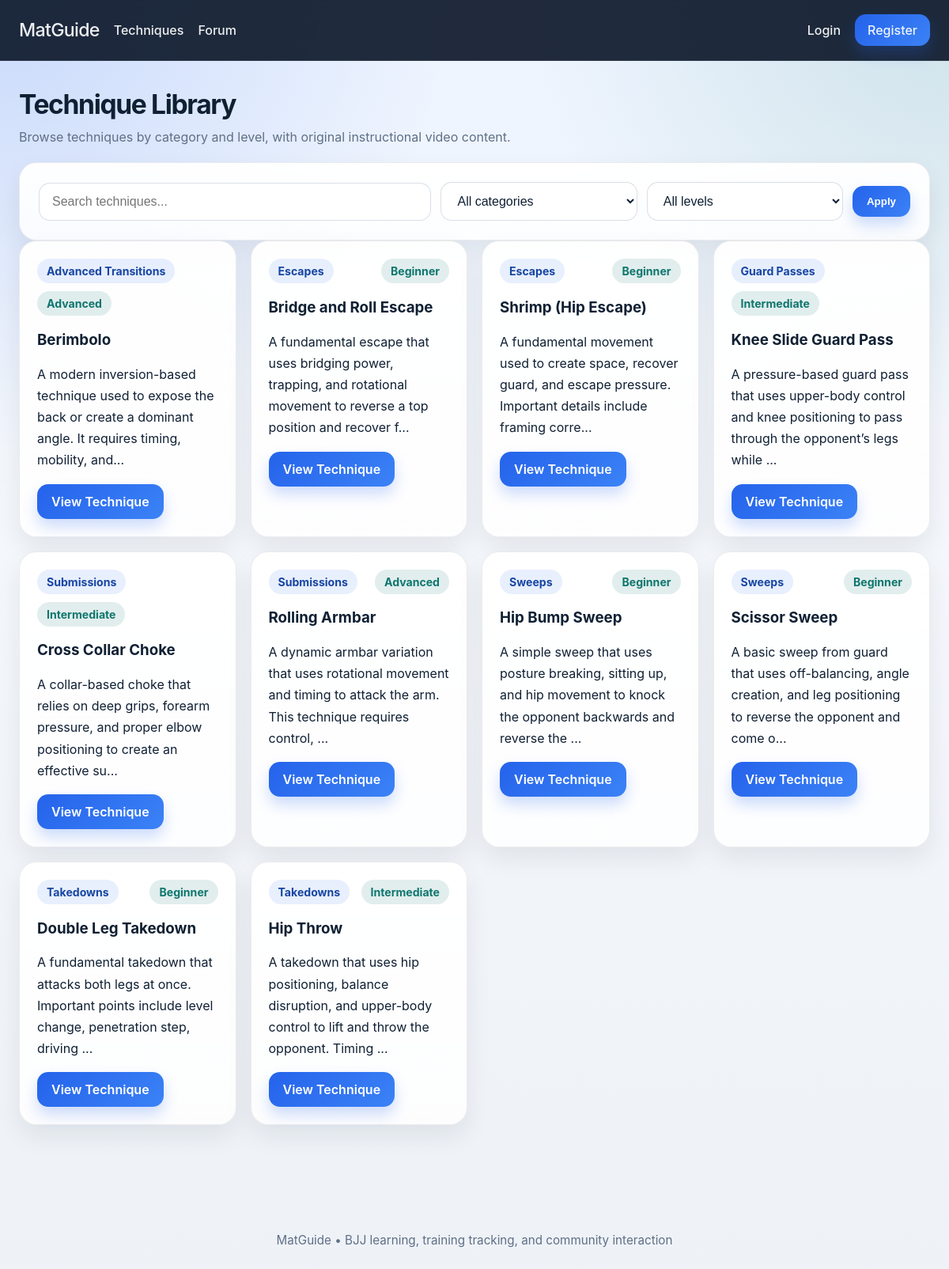
The app's page /techniques with its own data.
### models.py (models this page shows)
class Technique(db.Model):
    id = db.Column(db.Integer, primary_key=True)
    name = db.Column(db.String(120), unique=True, nullable=False)
    category = db.Column(db.String(120), nullable=False)
    level = db.Column(db.String(50), nullable=False)
    description = db.Column(db.Text, nullable=False)
    youtube_url = db.Column(db.String(500), nullable=True)
    threads = db.relationship("ForumThread", backref="related_technique", lazy=True)

### app.py (the view, shortened to what this page needs)
    @app.route("/techniques")
    def techniques():
        search_query = request.args.get("q", "").strip()
        category_filter = request.args.get("category", "").strip()
        level_filter = request.args.get("level", "").strip()
        query = Technique.query
        if category_filter:
            query = query.filter(Technique.category == category_filter)
        if level_filter:
            query = query.filter(Technique.level == level_filter)
        techniques_list = query.order_by(
            Technique.category.asc(),
            Technique.name.asc()
        ).all()
        categories = sorted({tech.category for tech in Technique.query.all()})
        levels = ["Beginner", "Intermediate", "Advanced"]
        return render_template(
            "techniques.html",
            techniques=techniques_list,
            search_query=search_query,
            categories=categories,
            levels=levels,
            category_filter=category_filter,
            level_filter=level_filter,
        )

### templates/techniques.html (shortened to what this page needs)
{% extends "base.html" %}
{% block content %}
<section class="section-block">
  <div class="section-header">
    <h1>Technique Library</h1>
    <p>Browse techniques by category and level, with original instructional video content.</p>
  </div>
  <form method="GET" class="filter-card">
    <input
      type="text"
      name="q"
      placeholder="Search techniques..."
      value="{{ search_query }}"
    >
    <select name="category">
      <option value="">All categories</option>
    </select>
    <select name="level">
      <option value="">All levels</option>
    </select>
    <button type="submit" class="button">Apply</button>
  </form>
  {% if techniques %}
    <div class="technique-grid">
      {% for technique in techniques %}
        <div class="technique-card">
          <div class="technique-meta">
            <span class="pill">{{ technique.category }}</span>
            <span class="pill level-pill">{{ technique.level }}</span>
          </div>
          <h3>{{ technique.name }}</h3>
          <p>{{ technique.description[:120] }}...</p>
          <a class="button" href="{{ url_for('technique_detail', technique_id=technique.id) }}">
            View Technique
          </a>
        </div>
      {% endfor %}
    </div>
  {% else %}
    <div class="empty-state">
      <p>No techniques matched your search.</p>
    </div>
  {% endif %}
</section>
{% endblock %}

### static/styles.css (style rules this page uses)
:root { --bg: #0b1220; --surface: rgba(255, 255, 255, 0.82); --surface-strong: #ffffff; --text: #102033; --muted: #5f6f86; --primary: #2563eb; --primary-dark: #1746a2; --accent: #0f766e; --danger: #dc2626; --success-bg: #dcfce7; --error-bg: #fee2e2; --border: rgba(15, 23, 42, 0.08); --shadow: 0 14px 32px rgba(15, 23, 42, 0.08); --radius: 22px; }
* { box-sizing: border-box; }
body { margin: 0; font-family: "Inter", "Segoe UI", Arial, sans-serif; color: var(--text); background: radial-gradient(circle at top left, rgba(37, 99, 235, 0.18), transparent 28%), radial-gradient(circle at top right, rgba(15, 118, 110, 0.14), transparent 26%), linear-gradient(180deg, #edf4ff 0%, #f4f7fb 42%, #eef2f7 100%); min-height: 100vh; }
a { color: var(--primary-dark); text-decoration: none; }
.button { display: inline-flex; align-items: center; justify-content: center; gap: 8px; padding: 12px 18px; border: none; border-radius: 14px; background: linear-gradient(135deg, var(--primary), #3b82f6); color: white; font-weight: 600; text-decoration: none; cursor: pointer; box-shadow: 0 10px 18px rgba(37, 99, 235, 0.22); transition: transform 0.15s ease, box-shadow 0.15s ease, opacity 0.15s ease; }
.stat-card, .feature-card, .form-card, .filter-card, .thread-card, .thread-detail-card, .reply-card, .log-card, .technique-card, .empty-state, .forum-preview-card, .video-shell { background: linear-gradient(180deg, rgba(255, 255, 255, 0.96), rgba(255, 255, 255, 0.84)); border: 1px solid var(--border); border-radius: var(--radius); box-shadow: var(--shadow); }
.stat-card, .feature-card, .technique-card, .thread-card, .reply-card, .log-card, .thread-detail-card, .forum-preview-card, .empty-state { padding: 22px; }
.section-block { margin-bottom: 34px; }
.section-header { margin-bottom: 18px; }
.section-header h1, .section-header h2 { margin: 0 0 8px; font-size: 2.1rem; letter-spacing: -0.04em; }
.section-header p { margin: 0; color: var(--muted); line-height: 1.7; }
.feature-grid, .stats-grid, .technique-grid { display: grid; gap: 18px; }
.technique-grid { grid-template-columns: repeat(auto-fit, minmax(260px, 1fr)); }
.filter-card, .form-card { padding: 24px; }
.styled-form input, .styled-form select, .styled-form textarea, .filter-card input, .filter-card select { width: 100%; padding: 14px 16px; border-radius: 14px; border: 1px solid rgba(148, 163, 184, 0.35); background: rgba(255, 255, 255, 0.92); color: var(--text); font-size: 1rem; outline: none; transition: border 0.15s ease, box-shadow 0.15s ease; }
.filter-card { display: grid; grid-template-columns: 2fr 1fr 1fr auto; gap: 12px; align-items: center; }
.thread-top, .thread-bottom, .log-top, .technique-meta, .inline-actions { display: flex; flex-wrap: wrap; gap: 10px; align-items: center; justify-content: space-between; }
.thread-body p, .detail-description, .log-card p, .reply-card p, .technique-card p { line-height: 1.7; }
.pill { display: inline-flex; align-items: center; padding: 7px 12px; border-radius: 999px; background: rgba(37, 99, 235, 0.1); color: var(--primary-dark); font-size: 0.88rem; font-weight: 700; }
.level-pill { background: rgba(15, 118, 110, 0.12); color: var(--accent); }

### records on screen
Technique: category "Advanced Transitions", level "Advanced", name "Berimbolo", description "A modern inversion-based technique used to expose the back or create a dominant angle. It requires timing, mobility, and"
Technique: category "Escapes", level "Beginner", name "Bridge and Roll Escape", description "A fundamental escape that uses bridging power, trapping, and rotational movement to reverse a top position and recover f"
Technique: category "Escapes", level "Beginner", name "Shrimp (Hip Escape)", description "A fundamental movement used to create space, recover guard, and escape pressure. Important details include framing corre"
Technique: category "Guard Passes", level "Intermediate", name "Knee Slide Guard Pass", description "A pressure-based guard pass that uses upper-body control and knee positioning to pass through the opponent’s legs while"
Technique: category "Submissions", level "Intermediate", name "Cross Collar Choke", description "A collar-based choke that relies on deep grips, forearm pressure, and proper elbow positioning to create an effective su"
Technique: category "Submissions", level "Advanced", name "Rolling Armbar", description "A dynamic armbar variation that uses rotational movement and timing to attack the arm. This technique requires control,"
Technique: category "Sweeps", level "Beginner", name "Hip Bump Sweep", description "A simple sweep that uses posture breaking, sitting up, and hip movement to knock the opponent backwards and reverse the"
Technique: category "Sweeps", level "Beginner", name "Scissor Sweep", description "A basic sweep from guard that uses off-balancing, angle creation, and leg positioning to reverse the opponent and come o"
Technique: category "Takedowns", level "Beginner", name "Double Leg Takedown", description "A fundamental takedown that attacks both legs at once. Important points include level change, penetration step, driving"
Technique: category "Takedowns", level "Intermediate", name "Hip Throw", description "A takedown that uses hip positioning, balance disruption, and upper-body control to lift and throw the opponent. Timing"
